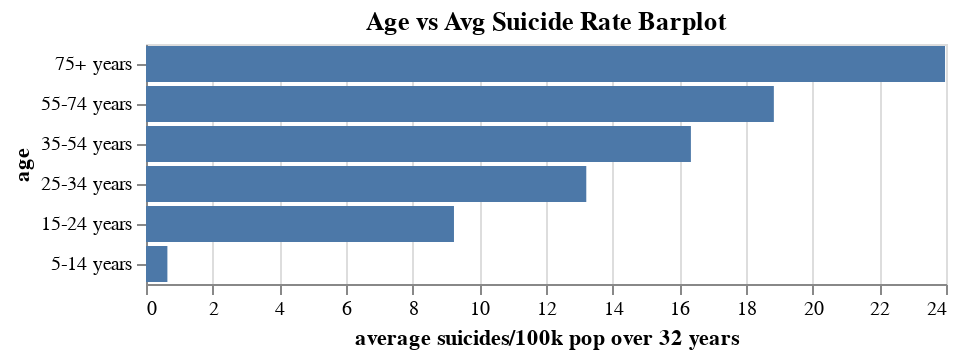

Notebook code for this chart:
### Code cell
d7=d.groupby(['age','year']).sum().reset_index(level=['age','year'])
d7['suicides/100k pop']=100000*d7['suicides_no']/d7['population']
d7=d7.groupby(['age']).mean().reset_index(level='age')
alt.Chart(d7).mark_bar().encode(
        x=alt.X('suicides/100k pop',title='average suicides/100k pop over 32 years'),
        y=alt.Y('age',sort='-x')).properties(title='Age vs Avg Suicide Rate Barplot')

### Figure 1 — Vega-Lite specification as saved in the notebook (floating-point values rounded to 4 significant figures)
{"config": {"view": {"continuousWidth": 400, "continuousHeight": 300}}, "data": {"name": "data-ff9bc41f5c0bcda8ad5e1fb40772ea7c"}, "mark": "bar", "encoding": {"x": {"type": "quantitative", "field": "suicides/100k pop", "title": "average suicides/100k pop over 32 years"}, "y": {"type": "nominal", "field": "age", "sort": "-x"}}, "title": "Age vs Avg Suicide Rate Barplot", "$schema": "https://vega.github.io/schema/vega-lite/v4.8.1.json", "datasets": {"data-ff9bc41f5c0bcda8ad5e1fb40772ea7c": [{"age": "15-24 years", "year": 2000.0, "suicides_no": 25270.0, "population": 269300000.0, "suicides/100k pop": 9.239, "gdp_per_capita ($)": 2214000.0, "gdp_for_year ($)": 64460000000000.0}, {"age": "25-34 years", "year": 2000.0, "suicides_no": 35120.0, "population": 263100000.0, "suicides/100k pop": 13.21, "gdp_per_capita ($)": 2288000.0, "gdp_for_year ($)": 64530000000000.0}, {"age": "35-54 years", "year": 2000.0, "suicides_no": 73710.0, "population": 446000000.0, "suicides/100k pop": 16.35, "gdp_per_capita ($)": 2318000.0, "gdp_for_year ($)": 64460000000000.0}, {"age": "5-14 years", "year": 2000.0, "suicides_no": 1686.0, "population": 259700000.0, "suicides/100k pop": 0.6418, "gdp_per_capita ($)": 1632000.0, "gdp_for_year ($)": 64000000000000.0}, {"age": "55-74 years", "year": 2000.0, "suicides_no": 51270.0, "population": 274000000.0, "suicides/100k pop": 18.84, "gdp_per_capita ($)": 2224000.0, "gdp_for_year ($)": 64370000000000.0}, {"age": "75+ years", "year": 2000.0, "suicides_no": 18990.0, "population": 81650000.0, "suicides/100k pop": 23.97, "gdp_per_capita ($)": 1993000.0, "gdp_for_year ($)": 63160000000000.0}]}}
